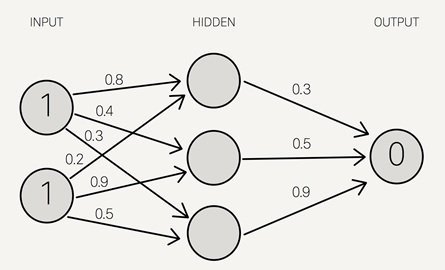
#> input picture Statistical Learning/Forward Propagation/Diagrama2.jpg, 445 x 270 px
$ jupyter execute Forward_Propagation_RDG.ipynb
#> lines starting #> are read from the running program, lines starting #| are printed output that depends on the picture
## Forward Propagation y análisis de representaciones intermedias
Rubén Gonzalez 20003314

[cell 1]
import numpy as np
import matplotlib.pyplot as plt
import cv2

[cell 2]
def PlotImagen(nombre, grises = True):
#> called with nombre = 'Diagrama2.jpg', grises = True
    img = cv2.imread(nombre)
#> img is the input picture: shape (270, 445, 3); mean B, G, R 228.3, 231.9, 232.9
    if grises == True:
        #img = cv2.imread(img, cv2.IMREAD_COLOR)
        img = cv2.cvtColor(img, cv2.COLOR_BGR2RGB)
    plt.imshow(img)
    plt.show

### Parte 0: Ejercicio en clase
Implementando red neuronal de la siguiente imagen:

[cell 3]
def sigmoid(X):
    return 1/(1+np.exp(-X))

[cell 4]
#Prueba funcion sigmoide
sigmoid(np.array([2,3,4]))

[cell 5]
#Parametros entrenables
Wc1 = np.array([
  [0.9,0.8,0.1],
  [0.3,0.5,0.6],
  [0.2,0.4,0.7]
])

[cell 6]
Wc2 = np.array([0.3,0.5,0.9])

[cell 7]
# 4 observaciones, 3 variables
X = np.array([
      [1,0,1],
      [1,2,3],
      [4,5,6],
      [6,7,8],
])

#### Forward Propagation (inferencia, prediccion o estimacion)

[cell 8]
H = np.matmul(X,Wc1)

[cell 9]
A = sigmoid(H)

[cell 10]
A

[cell 11]
y_aprox = sigmoid(np.matmul(
    A,Wc2
))

[cell 12]
y_aprox

##### Cambiando la estructura como una composicion de funciones

[cell 13]
def g(X):
    return sigmoid(np.matmul(X,Wc1))

[cell 14]
def f(g):
    return sigmoid(np.matmul(g,Wc2))

[cell 15]
y_aprox_compFunciones = f(g(X))

[cell 16]
y_aprox_compFunciones

##### Orientado a objetos

[cell 17]
class RedNeuronalEjemplo:
    def __init__(self):
        self.Wc1 = np.array([
            [0.9,0.8,0.1],
            [0.3,0.5,0.6],
            [0.2,0.4,0.7]
        ])

        self. Wc2  = np.array([0.3,0.5,0.9])

    def forward_propagation(self,X):
        A = sigmoid(np.matmul(X,self.Wc1))
        y_aprox = sigmoid(np.matmul(A,self.Wc2))

        return y_aprox

[cell 18]
red = RedNeuronalEjemplo()
red.forward_propagation(X)

### Parte 1: Calculando la salida de un MLP
* Utilizando Numpy definir una función para calcular la salida de los siguientes modelos
* Dado que cada sub-modelo “detecta” una característica intermedia h(variable latente) determinar  para cada entrada la característica intermedia con mayor presencia.

#### Diagrama 1:

[cell 19]
PlotImagen("Diagrama2.jpg")

[cell 20]
class RedNeuronal:
    def __init__(self, Wc1, Wc2):
        # 1 fila por neurona , 1 columna por variable de entrada
        self.Wc1 = Wc1

        # 1 elemento para cada neurona intermedia
        self.Wc2  = Wc2

    def forward_propagation(self,X, bias = False):
        print("Shape de X: "+str(X.shape))
        print("Shape de pesos capa 1 transpuesto: "+ str(self.Wc1.T.shape))
        A = sigmoid(np.matmul(X,self.Wc1.T)) # 1 fila por observacion, 1 columna por representacion intermedia
        #Se crea una columna de 1's para usarla como entrada del peso del sesgo
        if bias:
            A = np.insert(A, 2, np.ones(len(A)), axis=1).astype(np.float32)
        print("Shape de A: " + str(A.shape))
        print(A)
        y_aprox = sigmoid(np.matmul(A,self.Wc2)) # 1 fila por observacion,  1 unica salida
        print("Shape de y hat: " + str(y_aprox.shape))
        return y_aprox, A

[cell 21]
# 1 observacion, 2 variables
X1 = np.array([
      [1,1]
])

[cell 22]
PesosCapa1_Diag1 = np.array([
    [0.8,0.2],
    [0.4,0.9],
    [0.3,0.5]])

[cell 23]
PesosCapa2_Diag1 = np.array([0.3,0.5,0.9])

[cell 24]
red1 = RedNeuronal(PesosCapa1_Diag1, PesosCapa2_Diag1)
y_aprox1, _ = red1.forward_propagation(X1)

[cell 25]
y_aprox1

Dados los valores obtenidos en la capa oculta de los valores, la caracteristica con con mayor presencia es la de en medio. Tiene valores mas altos. Es la que mas se parece a los datos de entrada. En el caso de la entrada x1 =1 y x2 = 1 su valor es de 0.78

##### Diagrama 2:

[cell 26]
PlotImagen("Diagrama1.jpg")
#> call 2 of PlotImagen, with nombre = 'Diagrama1.jpg', grises = True
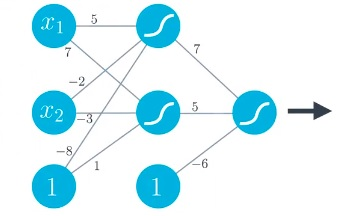
#> input picture Statistical Learning/Forward Propagation/Diagrama1.jpg, 343 x 216 px
#> in PlotImagen, img is the input picture: shape (216, 343, 3); mean B, G, R 247.4, 241.4, 216.5

[cell 27]
# 1 observacion, 2 variables y se incluye el sesgo con un uno al final.
X2 = np.array([
      [1,1,1]
])

[cell 28]
PesosCapa1_Diag2 = np.array([
    [5,-2,-8],
    [7,-3,1]])

[cell 29]
PesosCapa2_Diag2 = np.array([7,5,-6])

[cell 30]
red2 = RedNeuronal(PesosCapa1_Diag2, PesosCapa2_Diag2)
y_aprox2, _ = red2.forward_propagation(X2, True)

[cell 31]
y_aprox2

Dados los valores obtenidos en la capa oculta de los valores, la caracteristica con con mayor presencia es la segunda neurona de arriba hacia abajo. Tiene valores mas altos. Es la que mas se parece a los datos de entrada. En el caso de la entrada x1 =1 y x2 = 1 su valor es de 0.27

### Parte 2: Revisitando la función Xor
Por su simplicidad y dominio pequeño, seguiremos usando Xor como ejemplo. Asumamos que bajo un proceso de entrenamiento(aún por definir) ya se han encontrado los pesos de una red neuronal como se ve en la siguiente imagen:

* Calcular para cada posible punto en el dominio de xor la salida intermedia H = [h1,h2]
* Mostrar la matriz resultante H en el notebook.
* Graficar cada punto de la representación intermedia(scatter) ,usar diferente color y/o marker según su etiqueta Y.(puesto que y tiene 2 posibles valores, la gráfica debe tener 2 colores o markers)
* Analizar el resultado intermedio ,concluir y comentar opiniones.

Nota: usar solo código vectorizado (producto punto, multiplicación matricial ,ufuncs)

[cell 32]
PlotImagen("Diagrama3.jpg")
#> call 3 of PlotImagen, with nombre = 'Diagrama3.jpg', grises = True
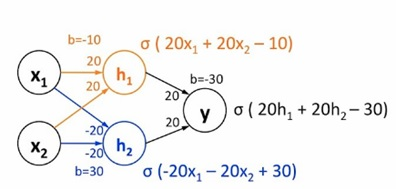
#> input picture Statistical Learning/Forward Propagation/Diagrama3.jpg, 396 x 189 px
#> in PlotImagen, img is the input picture: shape (189, 396, 3); mean B, G, R 243.5, 243.8, 244.2

[cell 33]
# 4 observaciones, 2 variables y se incluye el sesgo con un uno al final.
X3 = np.array([
    [1,1,1],
    [1,0,1],
    [0,1,1],
    [0,0,1]
])

[cell 34]
PesosCapa1_Diag3 = np.array([
    [20,20,-10],
    [-20,-20,30]])

[cell 35]
PesosCapa2_Diag3 = np.array([20,20,-30])

[cell 36]
red3 = RedNeuronal(PesosCapa1_Diag3, PesosCapa2_Diag3)
y_aprox3, Hvalues = red3.forward_propagation(X3, True)

[cell 37]
y_aprox3

[cell 38]
Hvalues[:,0]

[cell 39]
#-- Mostrar representacion en 2d, agrupados por valores obtenidos en "y" aproximado
plt.scatter(Hvalues[:,0],Hvalues[:,1], c=y_aprox3, cmap='Dark2')
plt.xlabel("H1")
plt.ylabel("H2")
plt.show()
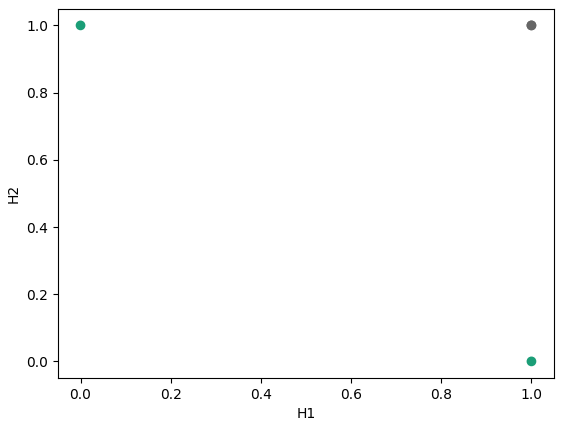
#> figure drawn by matplotlib, 1 panel
